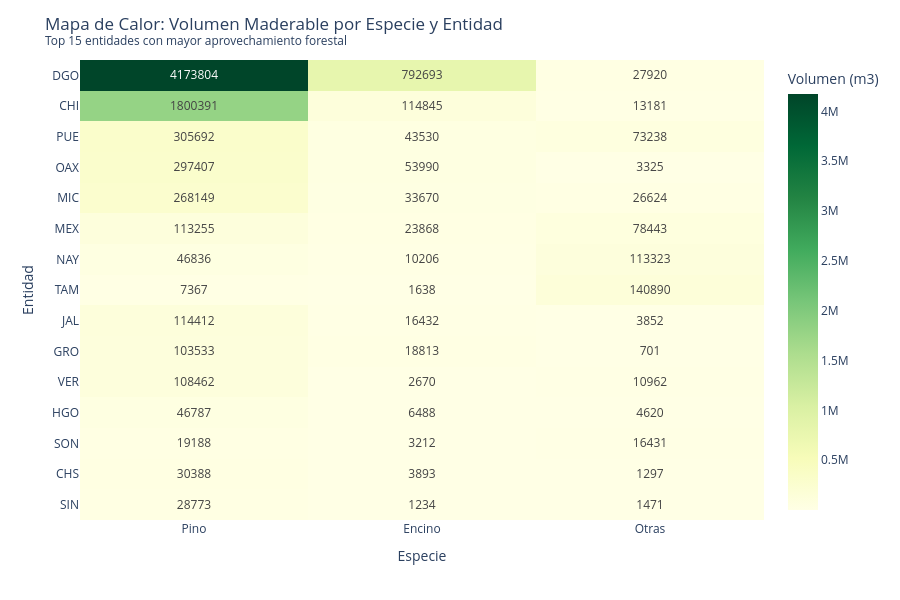

Notebook code cell kept with this figure:
### Markdown cell above
---
# 1. Mapa de Calor: Concentracion de Especies por Entidad

Con un heatmap podemos ver de un vistazo que entidades concentran la extraccion de cada especie.

### Code cell
# Grafico 1: Heatmap de especies por entidad (Top 15)
df_top15 = df_bio_estados.sort_values('Total_Maderable', ascending=False).head(15)

fig1 = px.imshow(
    df_top15[['Pino', 'Encino', 'Otras']].values,
    labels=dict(x='Especie', y='Entidad', color='Volumen (m3)'),
    x=['Pino', 'Encino', 'Otras'],
    y=df_top15['estado'].tolist(),
    color_continuous_scale='YlGn',
    aspect='auto',
    text_auto='.0f'
)

fig1.update_layout(
    title='Mapa de Calor: Volumen Maderable por Especie y Entidad<br><sup>Top 15 entidades con mayor aprovechamiento forestal</sup>',
    template=template_style,
    height=600,
    yaxis=dict(autorange='reversed')
)

fig1.show()

### Figure 1 — Plotly figure (JSON) as saved in the notebook; plotly's stock layout.template omitted (floating-point values rounded to 4 significant figures)
{"data": [{"coloraxis": "coloraxis", "hovertemplate": "Especie: %{x}<br>Entidad: %{y}<br>Volumen (m3): %{z}<extra></extra>", "name": "0", "texttemplate": "%{z:.0f}", "type": "heatmap", "x": ["Pino", "Encino", "Otras"], "xaxis": "x", "y": ["DGO", "CHI", "PUE", "OAX", "MIC", "MEX", "NAY", "TAM", "JAL", "GRO", "VER", "HGO", "SON", "CHS", "SIN"], "yaxis": "y", "z": [[4174000.0, 792700.0, 27920.0], [1800000.0, 114800.0, 13180.0], [305700.0, 43530.0, 73240.0], [297400.0, 53990.0, 3325.0], [268100.0, 33670.0, 26620.0], [113300.0, 23870.0, 78440.0], [46840.0, 10210.0, 113300.0], [7367.0, 1638.0, 140900.0], [114400.0, 16430.0, 3852.0], [103500.0, 18810.0, 701.5], [108500.0, 2670.0, 10960.0], [46790.0, 6488.0, 4620.0], [19190.0, 3212.0, 16430.0], [30390.0, 3893.0, 1297.0], [28770.0, 1234.0, 1471.0]]}], "layout": {"coloraxis": {"colorbar": {"title": {"text": "Volumen (m3)"}}, "colorscale": [[0, "rgb(255,255,229)"], [0.125, "rgb(247,252,185)"], [0.25, "rgb(217,240,163)"], [0.375, "rgb(173,221,142)"], [0.5, "rgb(120,198,121)"], [0.625, "rgb(65,171,93)"], [0.75, "rgb(35,132,67)"], [0.875, "rgb(0,104,55)"], [1, "rgb(0,69,41)"]]}, "height": 600, "margin": {"t": 60}, "title": {"text": "Mapa de Calor: Volumen Maderable por Especie y Entidad<br><sup>Top 15 entidades con mayor aprovechamiento forestal</sup>"}, "xaxis": {"anchor": "y", "domain": [0, 1], "title": {"text": "Especie"}}, "yaxis": {"anchor": "x", "autorange": "reversed", "domain": [0, 1], "title": {"text": "Entidad"}}}}
